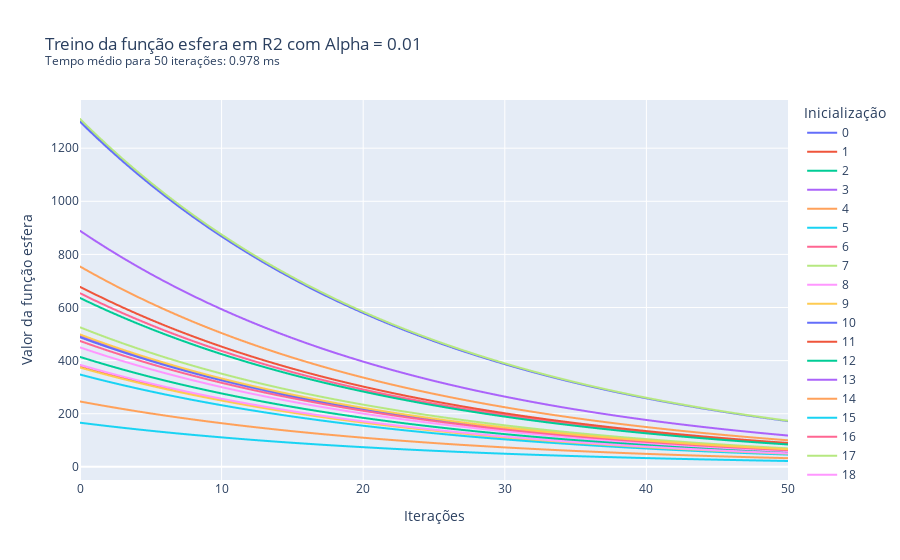

Notebook code for this chart:
### Markdown cell above
Caso 1.1.2: $\alpha$ = 0.01

### Code cell
av03.treina_gradiente(1e-2, 2, 'esfera', 50)
